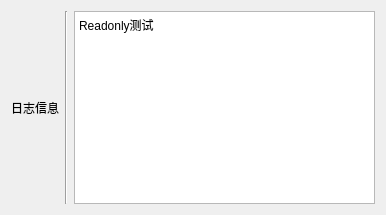
<?xml version="1.0" encoding="UTF-8"?>
<ui version="4.0">
 <class>Form</class>
 <widget class="QWidget" name="Form">
  <property name="geometry">
   <rect>
    <x>0</x>
    <y>0</y>
    <width>386</width>
    <height>215</height>
   </rect>
  </property>
  <property name="windowTitle">
   <string>Form</string>
  </property>
  <layout class="QVBoxLayout" name="verticalLayout_2">
   <item>
    <layout class="QHBoxLayout" name="horizontalLayout">
     <item>
      <layout class="QVBoxLayout" name="verticalLayout">
       <item>
        <widget class="QLabel" name="label">
         <property name="text">
          <string>日志信息</string>
         </property>
        </widget>
       </item>
      </layout>
     </item>
     <item>
      <widget class="Line" name="line_2">
       <property name="orientation">
        <enum>Qt::Vertical</enum>
       </property>
      </widget>
     </item>
     <item>
      <widget class="QTextEdit" name="info_text_edit">
       <property name="readOnly">
        <bool>true</bool>
       </property>
       <property name="html">
        <string>&lt;!DOCTYPE HTML PUBLIC &quot;-//W3C//DTD HTML 4.0//EN&quot; &quot;http://www.w3.org/TR/REC-html40/strict.dtd&quot;&gt;
&lt;html&gt;&lt;head&gt;&lt;meta name=&quot;qrichtext&quot; content=&quot;1&quot; /&gt;&lt;style type=&quot;text/css&quot;&gt;
p, li { white-space: pre-wrap; }
&lt;/style&gt;&lt;/head&gt;&lt;body style=&quot; font-family:'SimSun'; font-size:9pt; font-weight:400; font-style:normal;&quot;&gt;
&lt;p style=&quot; margin-top:0px; margin-bottom:0px; margin-left:0px; margin-right:0px; -qt-block-indent:0; text-indent:0px;&quot;&gt;Readonly测试&lt;/p&gt;
&lt;p style=&quot;-qt-paragraph-type:empty; margin-top:0px; margin-bottom:0px; margin-left:0px; margin-right:0px; -qt-block-indent:0; text-indent:0px;&quot;&gt;&lt;br /&gt;&lt;/p&gt;&lt;/body&gt;&lt;/html&gt;</string>
       </property>
      </widget>
     </item>
    </layout>
   </item>
  </layout>
 </widget>
 <resources/>
 <connections/>
</ui>
